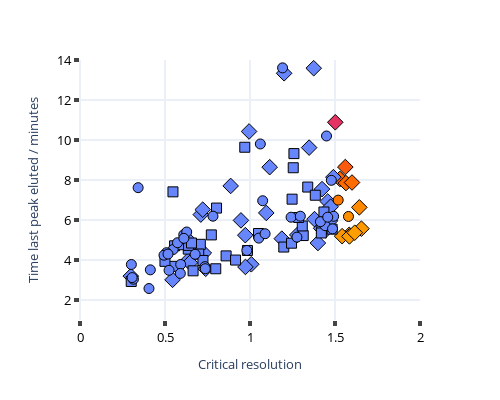

Notebook code cell kept with this figure:
### Code cell
#Figure 6. Trade-off for Optimisations 7, 8 and 9.

#IBM colorscale no greenish
colorscale = ['rgb(100, 143, 255)', 'rgb(120, 94, 240)', 'rgb(220, 38, 127)', 'rgb(254, 97, 0)', 'rgb(255, 176, 0)']
colorscale.reverse()
colorscale = pc.make_colorscale(colorscale)

def rotate_z(x, y, z, theta):
    w = x+1j*y
    return np.real(np.exp(1j*theta)*w), np.imag(np.exp(1j*theta)*w), z

allVars3New = allVars3[:]

allVars3New["Maximisepeaknumber"] = np.rint(np.exp(-allVars3New["Maximisepeaknumber"]))
allVars3New["RsCrit2"] = np.exp(-allVars3New["RsCrit2"])
allVars3New["Minimisemethodtime"] = np.exp(allVars3New["Minimisemethodtime"])

indexGood = allVars3New["Maximisepeaknumber"] == 11

xe, ye, ze = rotate_z(1.6, 1.5, 0.3, -2)

fig = px.scatter(allVars3New[indexGood], x = "RsCrit2", y = "Minimisemethodtime", color = "Dist2",symbol = "repeatNumb",color_continuous_scale=colorscale, labels={'RsCrit2':'Critical resolution',
'Minimisemethodtime':'Time last peak eluted / minutes', 'Dist':"Distance"})

fig.update_coloraxes(colorscale=colorscale,
                    cmin = -0.05,
                    cmax = 1.05,
                    colorbar_title_text = "Distance to Pareto",
                    colorbar_thickness = 20,
                    colorbar_dtick = 0.05,
                    colorbar_ticks = 'outside',
                    colorbar_tickwidth = 2,
                    colorbar_tickmode = 'array',
                    colorbar_tickvals = [0, 0.20, 0.40, 0.60, 0.80, 1.0],
                    colorbar_ticktext = ['0 (Best)', '0.2', '0.4', '0.6', '0.8', '1.0 (Worst)'],
                    colorbar_tickfont_size=20,
                    colorbar_titlefont_size = 20
                    )

fig.update_layout(template='plotly_white')
camera = dict(eye=dict(x=xe, y=ye, z=ze))

fig.data[0].marker.symbol = 'diamond'
fig.data[0].marker.size = 12
fig.data[1].marker.symbol = 'square'
fig.data[1].marker.size = 10
fig.data[2].marker.symbol = 'circle'
fig.data[2].marker.size = 10

fig.data[0].marker.line.width = 1
fig.data[0].marker.line.color ='Black'
fig.data[1].marker.line.width = 1
fig.data[1].marker.line.color ='Black'
fig.data[2].marker.line.width = 1
fig.data[2].marker.line.color ='Black'

fig.update_xaxes(range = [0, 2],showgrid=True, gridwidth=2, tickfont=dict(color='black',size=13),ticks='outside',tick0=0, 
                 tickwidth=4, title = dict(font = dict(size=13)))
fig.update_yaxes(range = [1, 14],showgrid=True, gridwidth=2, tickfont=dict(color='black',size=13),ticks='outside',tick0=0, 
                 tickwidth=4, title = dict(font = dict(size=13)), dtick = 2)


fig.update_layout(template='plotly_white',
autosize=False,
width=1000/2,
height=800/2,
showlegend=False
                 )

#Add or remove colorbar
#fig.update_coloraxes(showscale=True)
fig.update_coloraxes(showscale=False)

fig.update_layout(scene=dict(camera=camera,aspectmode='cube'),showlegend=False)
fig.show()

import plotly.io as pio
pio.write_image(fig, 'Optimisations789TradeOff.jpg', scale=4, width=1000/2, height=800/2)

### Figure 1 — Plotly figure (JSON) as saved in the notebook; plotly's stock layout.template omitted (floating-point values rounded to 4 significant figures)
{"data": [{"hovertemplate": "repeatNumb=1<br>Critical resolution=%{x}<br>Time last peak eluted / minutes=%{y}<br>Dist2=%{marker.color}<extra></extra>", "legendgroup": "1", "marker": {"color": [1, 1, 1, 1, 1, 1, 0.2553, 0.08556, 1, 1, 0.4371, 0.2219, 1, 1, 1, 1, 0.196, 1, 0.01231, 0.1883, 0.03264, 0.03087, 1, 1, 0.01549, 1, 1, 1, 1, 1, 1, 1, 1, 0.01111, 1, 1, 1, 1, 1, 1, 1, 1], "coloraxis": "coloraxis", "line": {"color": "Black", "width": 1}, "size": 12, "symbol": "diamond"}, "mode": "markers", "name": "1", "orientation": "v", "showlegend": true, "type": "scatter", "x": [0.6301, 1.201, 0.9468, 0.9946, 1.375, 0.299, 1.561, 1.643, 0.9724, 0.7106, 1.502, 1.529, 0.8862, 0.5444, 1.008, 1.399, 1.564, 1.379, 1.583, 1.6, 1.542, 1.656, 1.457, 1.444, 1.585, 0.7392, 0.6355, 1.096, 1.278, 1.187, 1.348, 0.9732, 1.424, 1.616, 1.474, 0.6468, 1.418, 0.7281, 0.7219, 1.47, 1.49, 1.116], "xaxis": "x", "y": [5.061, 13.34, 5.981, 10.43, 13.59, 3.194, 8.647, 6.633, 5.242, 6.269, 10.89, 8.053, 7.703, 3.008, 3.786, 4.848, 7.846, 6.043, 5.259, 7.875, 5.192, 5.567, 6.928, 5.487, 5.181, 3.56, 3.977, 6.354, 5.254, 5.067, 9.619, 3.654, 7.545, 5.365, 6.664, 3.862, 5.585, 4.35, 6.518, 5.957, 8.142, 8.641], "yaxis": "y"}, {"hovertemplate": "repeatNumb=2<br>Critical resolution=%{x}<br>Time last peak eluted / minutes=%{y}<br>Dist2=%{marker.color}<extra></extra>", "legendgroup": "2", "marker": {"color": [1, 1, 1, 1, 1, 1, 1, 1, 1, 1, 1, 1, 1, 1, 1, 1, 1, 1, 1, 1, 1, 1, 1, 1, 1, 1, 1, 1, 1, 1, 1, 1, 1, 1, 1], "coloraxis": "coloraxis", "line": {"color": "Black", "width": 1}, "size": 10, "symbol": "square"}, "mode": "markers", "name": "2", "orientation": "v", "showlegend": true, "type": "scatter", "x": [0.9692, 0.7725, 1.254, 0.5563, 0.5468, 0.6368, 1.34, 1.384, 0.5991, 0.3013, 0.5508, 0.6388, 1.05, 1.313, 0.4998, 0.6652, 0.7985, 0.7077, 1.248, 0.6558, 1.423, 1.258, 1.308, 0.8032, 1.435, 0.8594, 0.9151, 0.985, 1.483, 1.199, 1.286, 0.6985, 1.42, 1.244, 0.7232], "xaxis": "x", "y": [9.638, 5.255, 8.613, 4.71, 7.407, 4.544, 7.647, 7.238, 4.763, 2.926, 3.682, 4.731, 5.325, 5.222, 3.932, 3.458, 3.561, 4.784, 7.042, 4.85, 5.56, 9.321, 5.703, 6.597, 6.4, 4.206, 3.998, 4.476, 5.542, 4.647, 6.126, 4.298, 5.351, 4.841, 3.977], "yaxis": "y"}, {"hovertemplate": "repeatNumb=3<br>Critical resolution=%{x}<br>Time last peak eluted / minutes=%{y}<br>Dist2=%{marker.color}<extra></extra>", "legendgroup": "3", "marker": {"color": [1, 1, 1, 1, 1, 1, 1, 0.06926, 1, 1, 1, 1, 1, 1, 1, 1, 0.1438, 1, 1, 1, 1, 1, 1, 1, 1, 1, 1, 1, 1, 1, 1, 1, 1, 1, 1, 1, 1, 1, 1], "coloraxis": "coloraxis", "line": {"color": "Black", "width": 1}, "size": 10, "symbol": "circle"}, "mode": "markers", "name": "3", "orientation": "v", "showlegend": true, "type": "scatter", "x": [0.548, 0.3419, 1.052, 1.442, 1.192, 1.45, 1.478, 1.579, 0.9813, 0.302, 0.3143, 1.242, 0.4136, 0.5238, 0.7823, 0.6104, 1.519, 0.6773, 1.089, 0.5087, 1.075, 1.414, 0.494, 1.061, 0.5923, 1.296, 1.492, 1.485, 0.5735, 0.6277, 0.4058, 0.7351, 0.5902, 0.3068, 1.457, 1.276, 0.7369, 0.611, 0.5177], "xaxis": "x", "y": [4.525, 7.616, 5.094, 5.716, 13.61, 10.2, 7.984, 6.176, 4.478, 3.775, 3.041, 6.14, 3.508, 3.484, 6.191, 5.265, 6.993, 4.286, 5.314, 4.365, 6.963, 5.915, 4.24, 9.802, 3.775, 6.191, 6.187, 5.558, 4.863, 5.4, 2.574, 3.666, 3.329, 3.12, 6.141, 5.143, 3.566, 5.084, 4.295], "yaxis": "y"}], "layout": {"autosize": false, "coloraxis": {"cmax": 1.05, "cmin": -0.05, "colorbar": {"dtick": 0.05, "thickness": 20, "tickfont": {"size": 20}, "tickmode": "array", "ticks": "outside", "ticktext": ["0 (Best)", "0.2", "0.4", "0.6", "0.8", "1.0 (Worst)"], "tickvals": [0, 0.2, 0.4, 0.6, 0.8, 1], "tickwidth": 2, "title": {"font": {"size": 20}, "text": "Distance to Pareto"}}, "colorscale": [[0, "rgb(255, 176, 0)"], [0.25, "rgb(254, 97, 0)"], [0.5, "rgb(220, 38, 127)"], [0.75, "rgb(120, 94, 240)"], [1, "rgb(100, 143, 255)"]], "showscale": false}, "height": 400, "legend": {"title": {"text": "repeatNumb"}, "tracegroupgap": 0}, "margin": {"t": 60}, "scene": {"aspectmode": "cube", "camera": {"eye": {"x": 0.6981, "y": -2.079, "z": 0.3}}}, "showlegend": false, "width": 500, "xaxis": {"anchor": "y", "domain": [0, 1], "gridwidth": 2, "range": [0, 2], "showgrid": true, "tick0": 0, "tickfont": {"color": "black", "size": 13}, "ticks": "outside", "tickwidth": 4, "title": {"font": {"size": 13}, "text": "Critical resolution"}}, "yaxis": {"anchor": "x", "domain": [0, 1], "dtick": 2, "gridwidth": 2, "range": [1, 14], "showgrid": true, "tick0": 0, "tickfont": {"color": "black", "size": 13}, "ticks": "outside", "tickwidth": 4, "title": {"font": {"size": 13}, "text": "Time last peak eluted / minutes"}}}}
